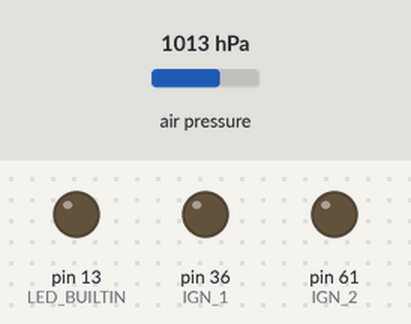
Simulated run of this sketch. Board: Arduino Mega 2560, built with avr-gcc and run on an emulated ATmega2560. Parts: output pins drawn as LEDs (lit = HIGH). The inputs (shaded band) are chosen by the test bench; at power-on: air pressure 1013 hPa. What the sketch prints to the serial monitor is not drawn.

Above: at 1.3 s.
1.4 s: air pressure set to 1015 hPa
At 1.7 s:
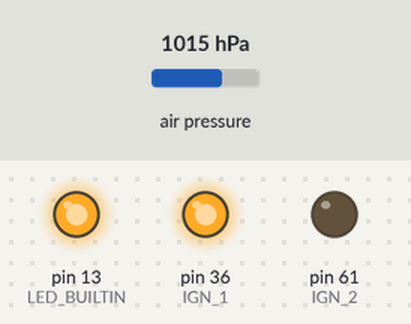
At 3.2 s:
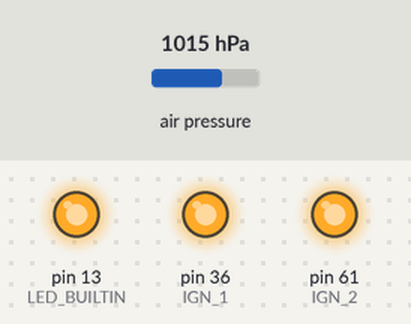
4.4 s: air pressure set to 952 hPa
Timing chart, 0 to 7.4 s (numbered marks = the images above; inputs shaded):
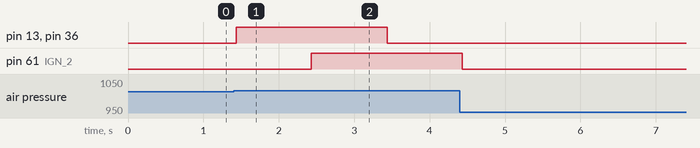

The sketch:

A_Paiva.ino
```cpp
#include <Adafruit_BMP085.h>
#include <Adafruit_Sensor.h>
#include <Adafruit_ADXL345_U.h>
#include <Adafruit_HMC5883_U.h>
#include <L3G.h>
#include <Wire.h>
#include <SPI.h>
#include <SD.h>

//VALORES DE ENTRADA
#define tam 10                    //Tamanho da matriz do filtro(quantidade de valores usado)
#define qfa 3                      //Quantidade de filtros da altitude
#define qfg 3                      //Quantidade de filtros a mais para variaveis gerais
#define NomeArq "apm"             //Nome do arquivo para o cartão SD entre aspas
#define espera 1000               //Tempo de espera para acionamento do paraquedas 2 (ms)
#define duracao 2000              //Tempo de duracao do acionamento dos paraquedas (ms)
#define altura -3                 //Altura para abertura do terceiro paraquedas (m)

#define usa_bar 1                 //Variavel de escolha do uso do sensor BMP
#define usa_pre (usa_bar && 0)    //Variavel de escolha do uso do valor Pressão
#define usa_alt (usa_bar && 0)    //Variavel de escolha do uso do valor Altura
#define usa_altMax (usa_alt && 0) //Variavel de escolha do uso do valor Altura Máxima
#define usa_temp (usa_bar && 0)   //Variavel de escolha do uso do valor Temperatura
#define usa_apogeu (usa_bar && 1) //Variavel de escolha do uso da detecção de apogeu
#define usa_acpq (usa_apogeu && 1)//Variavel de escolha do uso do acionamento dos paraquedas

#define usa_giro 0                //Variavel de escolha do uso do sensor
#define usa_gx (usa_giro && 1)    //Variavel de escolha do uso do valor do giroscopio em x
#define usa_gy (usa_giro && 1)    //Variavel de escolha do uso do valor do giroscopio em y
#define usa_gz (usa_giro && 1)    //Variavel de escolha do uso do valor do giroscopio em z

#define usa_acel 0                //Variavel de escolha do uso de funções
#define usa_ax (usa_acel && 1)    //Variavel de escolha do uso do valor do acelerometro em x
#define usa_ay (usa_acel && 1)    //Variavel de escolha do uso do valor do acelerometro em y
#define usa_az (usa_acel && 1)    //Variavel de escolha do uso do valor do acelerometro em z

#define usa_mag 0                 //Variavel de escolha do uso de funções
#define usa_mx (usa_mag && 1)     //Variavel de escolha do uso do valor do magnetometro em x
#define usa_my (usa_mag && 1)     //Variavel de escolha do uso do valor do magnetometro em y
#define usa_mz (usa_mag && 1)     //Variavel de escolha do uso do valor do magnetometro em z

#define usa_Tempo 1               //Variavel de escolha do uso da impressão do tempo
#define usa_impreSerial 1         //Variavel de escolha do uso da impressão na serial
#define usa_SD 0                  //Variavel de escolha do uso de funções
//////////////////////////////////////////////////////////////////////
#define IGN_1 36  //act1 LED DA PLAQUINHA
#define IGN_2 61  //act2 LED DA PLAQUINHA
#define IGN_3 46  //act3 LED DA PLAQUINHA
#define IGN_4 55  //act4 LED DA PLAQUINHA

String dado = "";
String cabecalho = "";
#if usa_apogeu || usa_alt
float AltitudeRef = 0;            //É o valor da média dos valores iniciais(foguete parado na base)
float MatrizFiltros[qfa + qfg][tam];   //Vetor para guardar os valores para as médias utilizadas pelos filtros
#endif
#if usa_apogeu || usa_altMax
float Hmax = 0;                   //Valor máximo filtrado
#endif
#if usa_apogeu
int apogeu = 0;
#endif
#if usa_acpq
//int auxled1 = 0;
//int auxled2 = 0;
//int auxled3 = 0;
//int auxinicio1 = 0;
//int auxinicio2 = 0;
//unsigned long inicio1 = 0;        // will store last time LED was updated
//unsigned long inicio2 = 0;        // will store last time LED was updated
//unsigned long inicio3 = 0;        // will store last time LED was updated
//unsigned long inicio4 = 0;        // will store last time LED was updated
#endif
#if usa_bar
Adafruit_BMP085 bmp;              //Cria variável 'bmp' para a biblioteca Adafruit_BMP085
#endif
#if usa_giro
L3G giro;
#endif
#if usa_mag
Adafruit_HMC5883_Unified mag;// = Adafruit_HMC5883_Unified(12345);
#endif
#if usa_acel
Adafruit_ADXL345_Unified accel;// = Adafruit_ADXL345_Unified(12345);
#endif
#if usa_SD
String NomeFinal;                 //Nome final do arquivo do SD
const int chipSelect = 53;
#endif
///////// classes ou objetos ///////////

class Filtro {
  private:
    int const QtTermos;
    float* const VetorFiltro;  //ponteiro como vetor
    float MediaMov;
  public:
    //construtor
    Filtro(int v_QtTermos) : QtTermos(v_QtTermos), VetorFiltro(new float[QtTermos]) {  //"new" pega o valor para tamanho do vetor
      for (int i = 0; i < QtTermos; i++) {
        VetorFiltro[i] = 0;
      }
    }
    //destrutor
    ~Filtro() {
      delete[] VetorFiltro;
    }
    float FuncaoFriutu(float valoratualizado);
};
float Filtro::FuncaoFriutu(float valoratualizado) {
  float SomaMov = 0;                                 //Declara e zera o SomaMov em todo loop
  MediaMov = 0;                                      //Zera o MediaMov em todo loop
  int QtTermosm2 = QtTermos - 2;
  for (int i = QtTermosm2; i >= 0; i--) {    //Esse 'for' anda com os valores do vetor do filtro1 de 1 em 1 de trás pra frente
    VetorFiltro[i + 1] = VetorFiltro[i];
  }
  VetorFiltro[0] = valoratualizado;                  //Esse é o valor mais atualizado do filtro1
  for (int i = 0; i < QtTermos; i++) {    //Esse 'for' faz a soma dos valores da matriz, para a média do filtro1
    SomaMov = SomaMov + VetorFiltro[i];
  }
  MediaMov = SomaMov / QtTermos;               //Valor final do filtro, uma média entre "tam" quantidades de valores
  return MediaMov;
}

class CascataDeFiltro {
  private:
    int const QtTermos;
    int const QtFiltros;
    Filtro** MatrizFiltro;
  public:
    //construtor
    CascataDeFiltro(int v_QtFiltros, int v_QtTermos) : QtFiltros(v_QtFiltros), QtTermos(v_QtTermos), MatrizFiltro(new Filtro * [QtFiltros]) {
      for (int i = 0; i < QtFiltros; i++) {
        MatrizFiltro[i] = new Filtro(QtTermos);
      }
    }  //"new" pega o valor para tamanho do vetor de vetor
    //destrutor
    ~CascataDeFiltro() {
      for (int i = 0; i < QtFiltros; i++) {
        delete MatrizFiltro[i];
      }
      delete[] MatrizFiltro;
    }
    float FuncaoCascataFriutu(float valoratualizado);
};
float CascataDeFiltro::FuncaoCascataFriutu(float valoratualizado) {
  float ValorFiltrado = valoratualizado;
  for (int i = 0; i < QtFiltros; i++) {
    ValorFiltrado = MatrizFiltro[i]->FuncaoFriutu(ValorFiltrado);      //o "->" chama uma função para ponteiro de ponteiro
    dado += String(ValorFiltrado) + "\t";                            //Printa a altura média de cada linha da matriz, ou seja, de cada filtro
    //Serial.println(ValorFiltrado);
  }
  return ValorFiltrado;
}

class Paraquedas {
  private:
    static int Apogeu;
    static unsigned long TempoAtual;
    static float AlturaAtual;
    //tipo(1°por tempo a partir do apogeu, 2°em uma altura específica)
    int Tipo;
    int Pino;
    //duração do acionamentp
    float Duracao;
    //espera para ser acionado
    float Espera;
    //altura específica para acionar após apogeu
    float Alturaesp;
    int auxled = 0;
    int auxespera = 0;
    unsigned long inicio = 0;
    unsigned long fim = 0;
  public:
    //construtor
    Paraquedas(int v_tipo, int v_pino, float v_duracao, float v_espera, float v_alturaesp): Tipo(v_tipo), Pino(v_pino), Duracao(v_duracao), Espera(v_espera), Alturaesp(v_alturaesp) {}
    //usar "static" para variavel compartilhada entre os objetos dessa classe (tempo atual, detecção de apogeu, altura atual)
    //ao usar a varial static, a função que mexe com ela tem que ser static tbm, e o chamamento da função deve ser através da class e não de um objeto especifico "nomeclasse::nomefunção()"
    //definir os pinos de acionamento, porém iniciar o pinMode em uma função chamada no setup, pois o construtor roda primeiro e pode dar ruim
    static void AtualizaApogeu(int v_Apogeu) {
      Apogeu = v_Apogeu;
    }
    static void AtualizaTempoAtual(unsigned long v_TempoAtual) {
      TempoAtual = v_TempoAtual;
    }
    static void AtualizaAlturaAtual(float v_MediaMov) {
      AlturaAtual = v_MediaMov;
    }
    void declaraPino() {
      int auxpino = 0;
      if (auxpino == 0) {
        pinMode(Pino, OUTPUT);
        auxpino = 1;
      }
    }
    String Paraqueda() {
      if (Tipo == 1) {
        if (Apogeu == 1) {
          if (auxespera == 0) {
            inicio = TempoAtual + Espera;
            auxespera = 1;
          }
          if (TempoAtual >= inicio && auxled == 0) {
            digitalWrite(Pino, HIGH);
            auxled = 1;
            fim = TempoAtual + Duracao;
            return "acionado";
            //Serial.print("12");
          }
          if (TempoAtual >= fim && auxled == 1) {
            digitalWrite(Pino, LOW);
            auxled = 2;
            return "desacionado";
          }
          return "";
        }
      }
      else if (Tipo == 2) {
        if (Apogeu == 1) {
          if (AlturaAtual <= Alturaesp && auxled == 0) {
            digitalWrite(Pino, HIGH);
            auxled = 1;
            fim = TempoAtual + Duracao;
            return "acionado";
          }
          if (TempoAtual >= fim && auxled == 1) {
            digitalWrite(Pino, LOW);
            auxled = 2;
            return "desacionado";
          }
          return "";
        }
      }
    }
};
int Paraquedas::Apogeu=0;
unsigned long Paraquedas::TempoAtual=0;
float Paraquedas::AlturaAtual=0;

Filtro FiltroAx(tam);
Filtro FiltroAy(tam);
Filtro FiltroAz(tam);
Filtro FiltroAltitude(tam);
CascataDeFiltro CascataFiltroAltitude(qfa, tam);
Paraquedas Parachute1(1, IGN_1, duracao, 0, altura);
Paraquedas Parachute2(1, IGN_2, duracao, espera, altura);
Paraquedas Parachute3(2, LED_BUILTIN, duracao, espera, altura);

void setup() {
#if usa_acpq
  Parachute1.declaraPino();
  Parachute2.declaraPino();
  Parachute3.declaraPino();
//  pinMode(LED_BUILTIN, OUTPUT);
//  pinMode(IGN_1, OUTPUT);//PINOS DA MACRO pinos.h feita pelo Heitor
//  pinMode(IGN_2, OUTPUT);
//  //pinMode(IGN_3, OUTPUT);
//  //pinMode(IGN_4, OUTPUT);
  digitalWrite(LED_BUILTIN, LOW);
  digitalWrite(IGN_1, LOW);
  digitalWrite(IGN_2, LOW);
  //digitalWrite(IGN_3, LOW);
  //digitalWrite(IGN_4, LOW);
#endif
#if usa_impreSerial
  Serial.begin(115200);
#endif
  Wire.begin();
#if usa_Tempo
  cabecalho = "Tempo\t";
#endif
#if usa_giro
  if (!giro.init()) {
    Serial.println("FALHA AO ENCONTRAR GIROSCÓPIO!");
  }
  giro.enableDefault();
#endif
#if usa_gx
  cabecalho += "Gx\t";
#endif
#if usa_gy
  cabecalho += "Gy\t";
#endif
#if usa_gz
  cabecalho += "Gz\t";
#endif
#if usa_mag
  if (!mag.begin())
  {
    Serial.println("FALHA AO ENCONTRAR MAGNETÔMETRO!");
  }
#endif
#if usa_mx
  cabecalho += "Mx(uT)\t";
#endif
#if usa_my
  cabecalho += "My(uT)\t";
#endif
#if usa_mz
  cabecalho += "Mz(uT)\t";
#endif
#if usa_acel
  if (!accel.begin())
  {
    Serial.println("FALHA AO ENCONTRAR ACELERÔMETRO");
  }
  accel.setRange(ADXL345_RANGE_16_G);
#endif
#if usa_ax
  cabecalho += "Ax(m/s^2)\t";
#endif
#if usa_ay
  cabecalho += "Ay(m/s^2)\t";
#endif
#if usa_az
  cabecalho += "Az(m/s^2)\t";
#endif
#if usa_bar
  if (!bmp.begin()) {
    Serial.println("FALHA AO ENCONTRAR BARÔMETRO");
  }
#endif
#if usa_temp
  cabecalho += "Temperatura(°C)\t";
#endif
#if usa_pre
  cabecalho += "Pressao(Pa)\t";
#endif
#if usa_altMax
  cabecalho += "Altura máxima(m)\t";
#endif
#if usa_alt
  for (int i = 0; i < qfa; i++) {
    cabecalho += "Altura do filtro ";
    cabecalho += i;
    cabecalho += "(m)\t";
  }
#endif
#if usa_acpq || usa_apogeu
  cabecalho += "Statu de voo";
#endif
#if usa_alt || usa_apogeu
  float SomaRef = 0;
  for (int i = 0; i < 100; i++) {                       //Este 'for' serve para definir a altitude da base de lançamento como valor de referência.
    SomaRef = SomaRef + bmp.readAltitude();
  }
  AltitudeRef = SomaRef / 100;
#endif
#if usa_impreSerial
  Serial.println("Dados de altitude de voo");
  Serial.println(cabecalho);
#endif
#if usa_SD
  Serial.println("Inicializando cartão SD...");
  if (!SD.begin(chipSelect)) {
    Serial.println("FALHA NO CARTÃO SD");
  }
  String x = NomeArq;
  int tamNomeArq = x.length();
  int sub1 = 8 - tamNomeArq;
  int aux = 1;
  while (aux == 1) {
    String z = String(Num);
    int tamNum = z.length();
    int sub2 = sub1 - tamNum;
    String y = "";
    for (int i = 0; i < sub2; i++) {
      y = y + "0";
    }
    NomeFinal = x + y + z + ".txt";
    if (SD.exists(NomeFinal)) {
      //Serial.print(NomeFinal);
      //Serial.println(" ja existe");
      int Num++;
      aux = 1;
    }
    else {
      Serial.print("Nome do arquivo atual: ");
      Serial.println(NomeFinal);
      aux = 0;
    }
  }
  File dataFile = SD.open(NomeFinal, FILE_WRITE);
  if (dataFile) {
    dataFile.println(cabecalho);
    dataFile.close();
  }
#endif
}
void loop() {
  dado = "";
  unsigned long tempoAtual = millis();
  Paraquedas::AtualizaTempoAtual(tempoAtual);
#if usa_Tempo
  dado += String(tempoAtual / 1000.0) + "\t";
#endif
#if usa_giro
  giro.read();
#if usa_gx
  int Gx = giro.g.x;
  dado += String(Gx) + "\t";
#endif
#if usa_gy
  int Gy = giro.g.y;
  dado += String(Gy) + "\t";
#endif
#if usa_gz
  int Gz = giro.g.z;
  dado += String(Gz) + "\t";
#endif
#endif
#if usa_mag
  sensors_event_t eventM;
  mag.getEvent(&eventM);
#if usa_mx
  float Mx = eventM.magnetic.x;
  dado += String(Mx) + "\t";
#endif
#if usa_my
  float My = eventM.magnetic.y;
  dado += String(My) + "\t";
#endif
#if usa_mz
  float Mz = eventM.magnetic.z;
  dado += String(Mz) + "\t";
#endif
#endif
#if usa_acel
  sensors_event_t eventA;
  accel.getEvent(&eventA);
#if usa_ax
  float Ax = eventA.acceleration.x;
  dado += String(Ax) + "\t";
  //float Axfiltrada = Friutu(Ax, qfa+1);
  float Axfiltrada = FiltroAx.FuncaoFriutu(Ax);
  dado += String(Axfiltrada) + "\t";
#endif
#if usa_ay
  float Ay = eventA.acceleration.y;
  dado += String(Ay) + "\t";
  //float Ayfiltrada = Friutu(Ay, qfa+2);
  float Ayfiltrada = FiltroAy.FuncaoFriutu(Ay);
  dado += String(Ayfiltrada) + "\t";
#endif
#if usa_az
  float Az = eventA.acceleration.z;
  dado += String(Az) + "\t";
  //float Azfiltrada1 = Friutu(Az, qfa+3);
  float Azfiltrada = FiltroAz.FuncaoFriutu(Az);
  dado += String(Azfiltrada) + "\t";
#endif
#endif
#if usa_temp
  float T = bmp.readTemperature();
  dado += String(T) + "\t";
#endif
#if usa_pre
  float P = bmp.readPressure();
  //float Pm = bmp.readSealevelPressure();
  dado += String(P) + "\t";
#endif
#if usa_alt
  //float A = bmp.readAltitude() - AltitudeRef;
  dado += String(A) + "\t";
#endif
#if usa_altMax
  dado += String(Hmax) + "\t";
#endif
#if usa_apogeu || usa_alt
  float A = bmp.readAltitude() - AltitudeRef;
  //  float Afiltrada = A;                                     //Chama a função de filtro para a altitude
  //  for(int i = 0; i < qfa; i++){
  //    Afiltrada = Friutu(Afiltrada, i);
  //    dado += String(Afiltrada)+"\t";                              //Printa a altura média de cada linha da matriz, ou seja, de cada filtro
  //  }
  float Afiltrada = CascataFiltroAltitude.FuncaoCascataFriutu(A);
  Paraquedas::AtualizaAlturaAtual(Afiltrada);
  dado += String(Afiltrada) + "\t";
#endif
  //Serial.print("Meio loop,dps dos filtros");
#if usa_apogeu || usa_altMax
  if (Hmax < Afiltrada) {                                    //Pega o valor máximo da média/filtro2
    Hmax = Afiltrada;
  }
#endif
#if usa_apogeu
  apogeu = Apogueu(apogeu, Hmax, Afiltrada, tempoAtual);
  Paraquedas::AtualizaApogeu(apogeu);
  if (apogeu == 0) {
    dado += "Subindo\t";
  }
  else if (apogeu == 1) {
    dado += "Descendo\t";
#if usa_acpq
    dado += Parachute1.Paraqueda();
    dado += "\t";
    dado += Parachute2.Paraqueda();
    dado += "\t";
    dado += Parachute3.Paraqueda();
//    dado += Paraqueda2(tempoAtual, apogeu);
//    dado += Paraqueda3(tempoAtual, Afiltrada, apogeu);
    dado += "\t";
#endif
  }
#endif
#if usa_SD
  File dataFile = SD.open(NomeFinal, FILE_WRITE);
  if (dataFile) {
    dataFile.println(dado);
    dataFile.close();
  }
#endif
#if usa_impreSerial
  Serial.println(dado);
#endif
}

////funçoes////

//float Friutu(float valoratualizado, int j) {
//  float SomaMov = 0;                                 //Declara e zera o SomaMov em todo loop
//  float MediaMov = 0;                                //Declara e zera o MediaMov em todo loop
//  for (int i = tam - 2; i >= 0; i--) {               //Esse 'for' anda com os valores do vetor do filtro1 de 1 em 1 de trás pra frente
//    MatrizFiltros[j][i + 1] = MatrizFiltros[j][i];
//  }
//  MatrizFiltros[j][0] = valoratualizado;             //Esse é o valor mais atualizado do filtro1
//  for (int i = 0; i <= tam - 1; i++) {               //Esse 'for' faz a soma dos valores da matriz, para a média do filtro1
//    SomaMov = SomaMov + MatrizFiltros[j][i];
//  }
//  MediaMov = SomaMov / tam;                          //Valor final do filtro, uma média entre "tam" quantidades de valores
//  return MediaMov;
//}
//Paraquedas::AtualizaAlturaAtual(MediaMov);
int Apogueu(int apogeu, float Hmax, float MediaMov, unsigned long tempoAtual) {
  float Delta = Hmax - MediaMov;                           //Compara o valor máximo do filtro1 com o valor atual do filtro1
  if (Delta >= 2 && apogeu == 0) {                         //Quando a diferença de altitude for acima de 2 (metros), provavelmente o foguete está descendo ou pode haver um controle de quando se quer que abra o paraquedas
    apogeu = 1;
  }
  return apogeu;
}
//Paraquedas::AtualizaApogeu(apogeu);
/*#if usa_acpq
String Paraqueda1(unsigned long tempoAtual, int apogeu) {
  if (auxinicio1 == 0) {
    inicio1 = tempoAtual + duracao;
    auxinicio1 = 1;
  }
  if (apogeu == 1) {
    if (auxled1 == 0) {
      digitalWrite(IGN_1, HIGH);
      auxled1 = 1;
      return "11";
    }
    if (tempoAtual >= inicio1 && auxled1 == 1) {
      digitalWrite(IGN_1, LOW);
      auxled1 = 2;
      return "01";
    }
  }
  return "";
}
String Paraqueda2(unsigned long tempoAtual, int apogeu) {
  if (apogeu == 1) {
    if (auxinicio2 == 0) {
      inicio2 = tempoAtual + espera;
      auxinicio2 = 1;
    }
    if (tempoAtual >= inicio2 && auxled2 == 0) {
      digitalWrite(IGN_2, HIGH);
      auxled2 = 1;
      inicio3 = tempoAtual + duracao;
      return "12";
      //Serial.print("12");
    }
    if (tempoAtual >= inicio3 && auxled2 == 1) {
      digitalWrite(IGN_2, LOW);
      auxled2 = 2;
      return "02";
    }
    return "";
  }
}
String Paraqueda3(unsigned long tempoAtual, float MediaMov, int apogeu) {
  if (apogeu == 1) {
    if (MediaMov <= altura && auxled3 == 0) {
      digitalWrite(LED_BUILTIN, HIGH);
      auxled3 = 1;
      inicio4 = tempoAtual + duracao;
      return "13";
    }
    if (tempoAtual >= inicio4 && auxled3 == 1) {
      digitalWrite(LED_BUILTIN, LOW);
      auxled3 = 2;
      return "03";
    }
    return "";
  }
}
#endif*/
```

Measured:
- the behaviour switches between 1013 and 1014 hPa on air pressure (found by bisection; images 0 and 1)
- after the input at 1.4 s, pin 13 (LED_BUILTIN), pin 36 (IGN_1): LOW → HIGH at once, → LOW 2.0 s later; pin 61 (IGN_2): LOW → HIGH after 1.0 s
